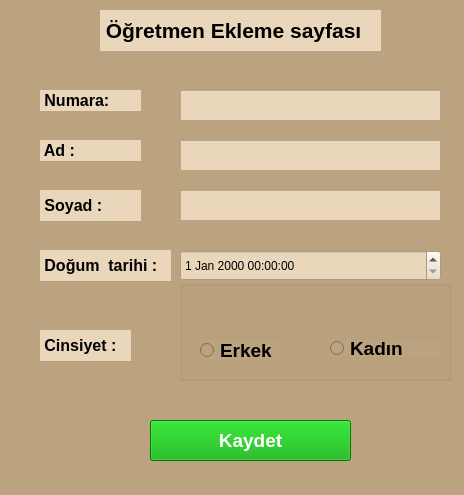
<?xml version="1.0" encoding="UTF-8"?>
<ui version="4.0">
 <class>AddTeacher</class>
 <widget class="QMainWindow" name="AddTeacher">
  <property name="geometry">
   <rect>
    <x>0</x>
    <y>0</y>
    <width>464</width>
    <height>495</height>
   </rect>
  </property>
  <property name="windowTitle">
   <string> Öğretmen Ekleme sayfası</string>
  </property>
  <widget class="QWidget" name="centralwidget">
   <widget class="QWidget" name="widget" native="true">
    <property name="geometry">
     <rect>
      <x>0</x>
      <y>0</y>
      <width>911</width>
      <height>641</height>
     </rect>
    </property>
    <property name="styleSheet">
     <string notr="true">background-color: rgb(188, 163, 127);</string>
    </property>
    <widget class="QLabel" name="label">
     <property name="geometry">
      <rect>
       <x>40</x>
       <y>140</y>
       <width>101</width>
       <height>21</height>
      </rect>
     </property>
     <property name="font">
      <font>
       <pointsize>12</pointsize>
       <weight>75</weight>
       <bold>true</bold>
      </font>
     </property>
     <property name="styleSheet">
      <string notr="true">background-color: rgb(234, 215, 187);</string>
     </property>
     <property name="text">
      <string> Ad :</string>
     </property>
    </widget>
    <widget class="QLabel" name="label_2">
     <property name="geometry">
      <rect>
       <x>40</x>
       <y>190</y>
       <width>101</width>
       <height>31</height>
      </rect>
     </property>
     <property name="font">
      <font>
       <pointsize>12</pointsize>
       <weight>75</weight>
       <bold>true</bold>
      </font>
     </property>
     <property name="styleSheet">
      <string notr="true">background-color: rgb(234, 215, 187);</string>
     </property>
     <property name="text">
      <string> Soyad :</string>
     </property>
    </widget>
    <widget class="QLabel" name="label_3">
     <property name="geometry">
      <rect>
       <x>40</x>
       <y>250</y>
       <width>131</width>
       <height>31</height>
      </rect>
     </property>
     <property name="font">
      <font>
       <pointsize>12</pointsize>
       <weight>75</weight>
       <bold>true</bold>
      </font>
     </property>
     <property name="styleSheet">
      <string notr="true">background-color: rgb(234, 215, 187);</string>
     </property>
     <property name="text">
      <string> Doğum  tarihi :</string>
     </property>
    </widget>
    <widget class="QLabel" name="label_4">
     <property name="geometry">
      <rect>
       <x>40</x>
       <y>330</y>
       <width>91</width>
       <height>31</height>
      </rect>
     </property>
     <property name="font">
      <font>
       <pointsize>12</pointsize>
       <weight>75</weight>
       <bold>true</bold>
      </font>
     </property>
     <property name="styleSheet">
      <string notr="true">background-color: rgb(234, 215, 187);</string>
     </property>
     <property name="text">
      <string> Cinsiyet :</string>
     </property>
    </widget>
    <widget class="QTextEdit" name="teacher_name">
     <property name="geometry">
      <rect>
       <x>180</x>
       <y>140</y>
       <width>261</width>
       <height>31</height>
      </rect>
     </property>
     <property name="styleSheet">
      <string notr="true">font: 75 14pt &quot;MS Shell Dlg 2&quot;;
background-color: rgb(234, 215, 187);</string>
     </property>
    </widget>
    <widget class="QTextEdit" name="teacher_surname">
     <property name="geometry">
      <rect>
       <x>180</x>
       <y>190</y>
       <width>261</width>
       <height>31</height>
      </rect>
     </property>
     <property name="styleSheet">
      <string notr="true">font: 75 14pt &quot;MS Shell Dlg 2&quot;;
background-color: rgb(234, 215, 187);</string>
     </property>
    </widget>
    <widget class="QGroupBox" name="groupBox">
     <property name="geometry">
      <rect>
       <x>180</x>
       <y>280</y>
       <width>271</width>
       <height>101</height>
      </rect>
     </property>
     <property name="title">
      <string/>
     </property>
     <widget class="QRadioButton" name="erkek">
      <property name="geometry">
       <rect>
        <x>20</x>
        <y>60</y>
        <width>82</width>
        <height>21</height>
       </rect>
      </property>
      <property name="font">
       <font>
        <pointsize>14</pointsize>
        <weight>75</weight>
        <bold>true</bold>
       </font>
      </property>
      <property name="text">
       <string>Erkek</string>
      </property>
     </widget>
     <widget class="QRadioButton" name="kadin">
      <property name="geometry">
       <rect>
        <x>150</x>
        <y>60</y>
        <width>111</width>
        <height>17</height>
       </rect>
      </property>
      <property name="font">
       <font>
        <pointsize>14</pointsize>
        <weight>75</weight>
        <bold>true</bold>
       </font>
      </property>
      <property name="text">
       <string>Kadın</string>
      </property>
     </widget>
    </widget>
    <widget class="QPushButton" name="add_btn">
     <property name="geometry">
      <rect>
       <x>150</x>
       <y>420</y>
       <width>201</width>
       <height>41</height>
      </rect>
     </property>
     <property name="font">
      <font>
       <pointsize>14</pointsize>
       <weight>75</weight>
       <bold>true</bold>
      </font>
     </property>
     <property name="styleSheet">
      <string notr="true">background-color: rgb(0, 170, 0);
color: rgb(255, 255, 255);</string>
     </property>
     <property name="text">
      <string>Kaydet</string>
     </property>
    </widget>
    <widget class="QLabel" name="label_11">
     <property name="geometry">
      <rect>
       <x>100</x>
       <y>10</y>
       <width>281</width>
       <height>41</height>
      </rect>
     </property>
     <property name="font">
      <font>
       <pointsize>16</pointsize>
       <weight>75</weight>
       <bold>true</bold>
      </font>
     </property>
     <property name="styleSheet">
      <string notr="true">background-color: rgb(234, 215, 187);</string>
     </property>
     <property name="text">
      <string> Öğretmen Ekleme sayfası</string>
     </property>
    </widget>
    <widget class="QDateTimeEdit" name="teacher_birthdate">
     <property name="geometry">
      <rect>
       <x>180</x>
       <y>250</y>
       <width>261</width>
       <height>31</height>
      </rect>
     </property>
     <property name="styleSheet">
      <string notr="true">background-color: rgb(234, 215, 187);
font: 75 14pt &quot;MS Shell Dlg 2&quot;;</string>
     </property>
    </widget>
    <widget class="QLabel" name="label_6">
     <property name="geometry">
      <rect>
       <x>40</x>
       <y>90</y>
       <width>101</width>
       <height>21</height>
      </rect>
     </property>
     <property name="font">
      <font>
       <pointsize>12</pointsize>
       <weight>75</weight>
       <bold>true</bold>
      </font>
     </property>
     <property name="styleSheet">
      <string notr="true">background-color: rgb(234, 215, 187);</string>
     </property>
     <property name="text">
      <string> Numara:</string>
     </property>
    </widget>
    <widget class="QTextEdit" name="teacher_number">
     <property name="geometry">
      <rect>
       <x>180</x>
       <y>90</y>
       <width>261</width>
       <height>31</height>
      </rect>
     </property>
     <property name="styleSheet">
      <string notr="true">font: 75 14pt &quot;MS Shell Dlg 2&quot;;
background-color: rgb(234, 215, 187);</string>
     </property>
    </widget>
   </widget>
  </widget>
 </widget>
 <resources/>
 <connections/>
</ui>
